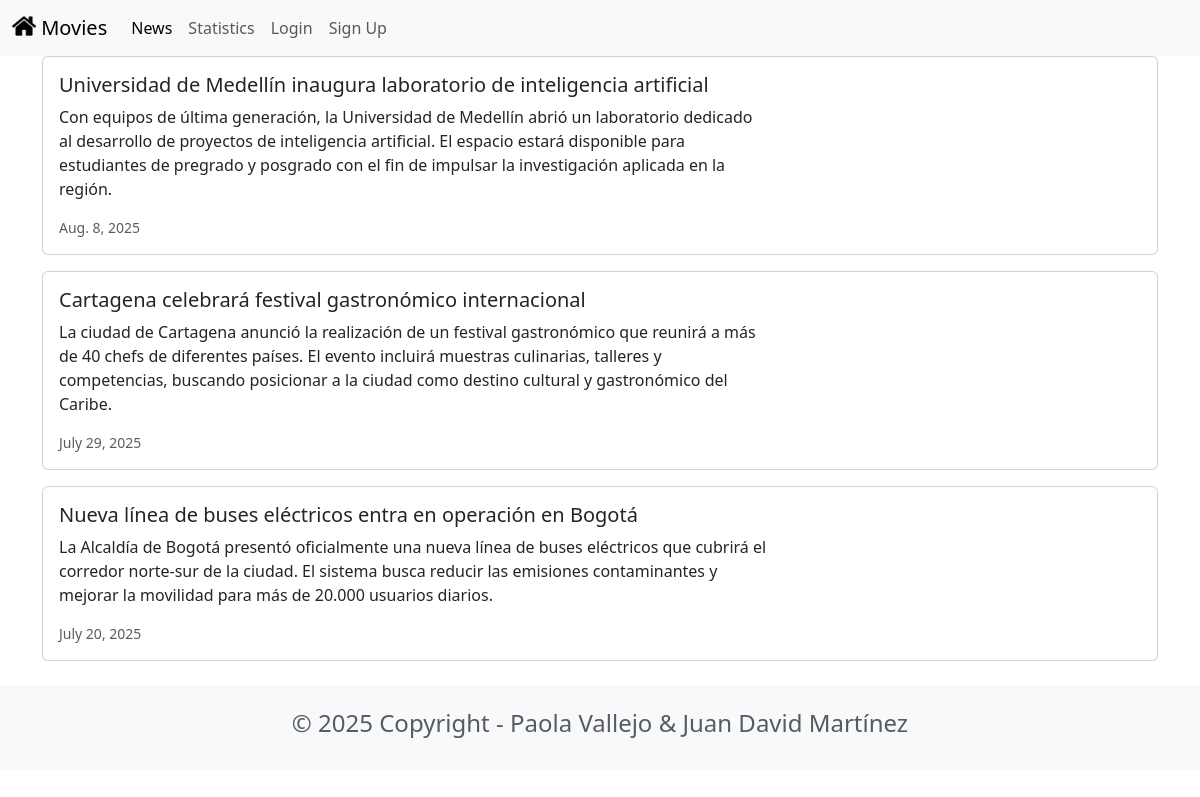
Page /news/ on the committed database.
### news/models.py (models this page shows, shortened)
class News(models.Model):
    headline = models.CharField(max_length=200)
    body = models.TextField()
    date = models.DateField()

### news/views.py (the view)
# urls.py: path('news/', include('news.urls')),
def news(request):
    newss = News.objects.all().order_by('-date')
    return render(request, 'news.html', {'newss': newss})

### news/templates/news.html (shortened to what this page needs)
{% extends 'base.html' %}
{% block content %}
<head>
    <link href="https://cdn.jsdelivr.net/npm/bootstrap@5.3.7/dist/css/bootstrap.min.css" rel="stylesheet"
>
</head>
<div class="container">
    {% for news in newss %}
    <div class="card mb-3">
        <div class="row g-0">
            <div class="col-md-8">
                <div class="card-body">
                    <h5 class="card-title">{{ news.headline }}</h5>
                    <p class="card-text">{{ news.body }}</p>
                    <p class="card-text"><small class="text-muted"> {{ news.date }} </small></p>
                </div>
            </div>
        </div>
    </div>
    {% endfor %}
</div>
{% endblock content %}

### rows in the picture
News: headline "Universidad de Medellín inaugura laboratorio de inteligencia artificial", body "Con equipos de última generación, la Universidad de Medellín abrió un laboratorio dedicado al desarrollo de proyectos de inteligencia artificial. El espacio estará disponible para estudiantes de pregrado y posgrado con el fin de impulsar la investigación aplicada en la región.", date "Aug. 8, 2025"
News: headline "Cartagena celebrará festival gastronómico internacional", body "La ciudad de Cartagena anunció la realización de un festival gastronómico que reunirá a más de 40 chefs de diferentes países. El evento incluirá muestras culinarias, talleres y competencias, buscando posicionar a la ciudad como destino cultural y gastronómico del Caribe.", date "July 29, 2025"
News: headline "Nueva línea de buses eléctricos entra en operación en Bogotá", body "La Alcaldía de Bogotá presentó oficialmente una nueva línea de buses eléctricos que cubrirá el corredor norte-sur de la ciudad. El sistema busca reducir las emisiones contaminantes y mejorar la movilidad para más de 20.000 usuarios diarios.", date "July 20, 2025"
